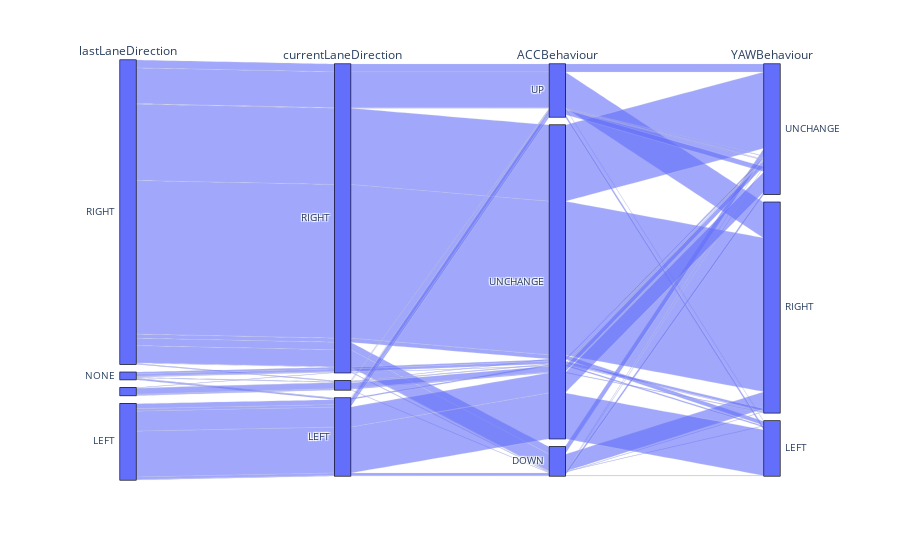

Notebook source saved alongside this figure:
### Code cell
fig = px.parallel_categories(behaviourDf[behaviourDf["currentLaneDirection"]!="NONE"], dimensions = ['lastLaneDirection','currentLaneDirection', 
        'ACCBehaviour',
       'YAWBehaviour'])
# fig = px.parallel_categories(behaviourDf, dimensions = ['lastLaneIsIntersection', 'currentLaneIsIntersection',
#         'ACCBehaviour',
#        'YAWBehaviour'])
fig.show()

### Figure 1 — Plotly figure (JSON) as saved in the notebook; plotly's stock layout.template omitted (floating-point values rounded to 4 significant figures; data arrays with more than 128 entries replaced by an {"elided": "..."} marker saying what was removed)
{"data": [{"dimensions": [{"label": "lastLaneDirection", "values": {"elided": "949 str values"}}, {"label": "currentLaneDirection", "values": {"elided": "949 str values"}}, {"label": "ACCBehaviour", "values": {"elided": "949 str values"}}, {"label": "YAWBehaviour", "values": {"elided": "949 str values"}}], "domain": {"x": [0, 1], "y": [0, 1]}, "name": "", "type": "parcats"}], "layout": {"legend": {"tracegroupgap": 0}, "margin": {"t": 60}}}
